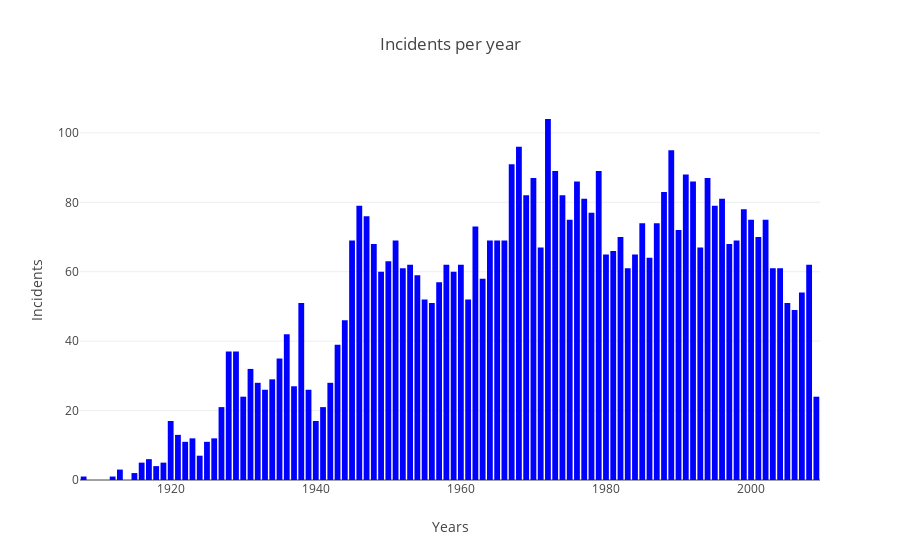
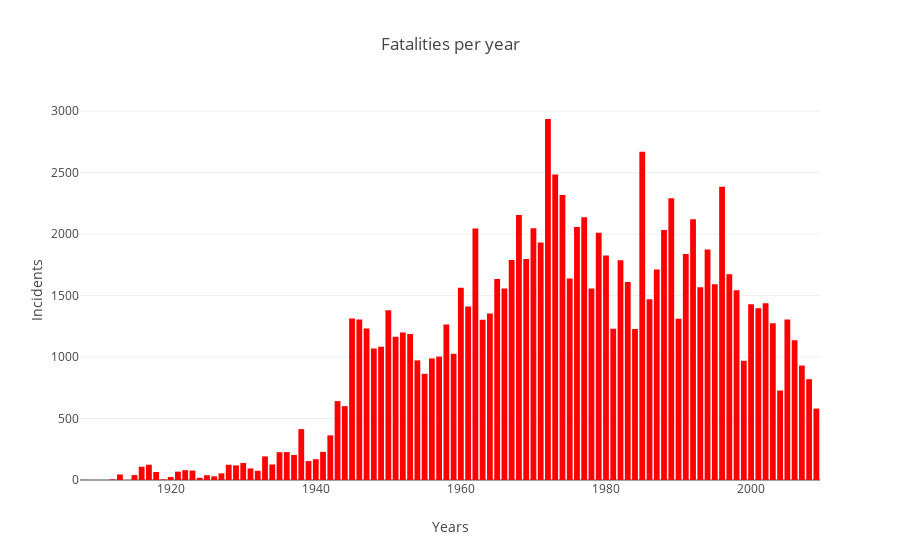

Source (notebook cell) for these figures, in order:
### Markdown cell above
### Incidents and Fatalities per year

Questi due primi grafici offrono una panoramica generale sugli incidenti aerei occorsi dal 1908 al 2009.

Nello specifico, il primo grafico mostra il numero di incidenti per ogni anno mentre il secondo il numero di vittime.

### Code cell
#Numero di incidenti per anno dal 1908 al 2009 e valutazione, in base al loro numero, della "bontà" dell'anno

df3 = pd.read_csv('Airplane_Crashes_and_Fatalities_Since_1908.csv') #import dataset


#stimo degli intervalli per modificare il colore
bins = [0, 500, 1000, 1500, 2500]

#trasformo la data contenuta come stringa nel dataset in formato data 
df3['Date'] = pd.to_datetime(df3['Date'])
#a questo punto ricavo solo l'anno
df3['Year'] = df3['Date'].map(lambda x:x.year)


#Function to draw charts
def drawNumberIncidentsOrFatalities(operation):
    #raggruppo il dataset per anno, in modo da poter verificare la somma di tutti gli incidenti in un anno
    title = ''
    colo = ''
    if(operation == 'incidents'):
        crash_per_year = df3.groupby([df3['Year']])['Fatalities'].count()
        title = 'Incidents per year'
        color = 'blue'
    elif(operation == 'fatalities'):
        crash_per_year = df3.groupby([df3['Year']])['Fatalities'].sum()
        title = 'Fatalities per year'
        color = 'red'

    #ricavo un array di anni, dalla tabella di anni-incidenti che ho ottenuto sopra
    crashes = crash_per_year.values
    years = crash_per_year.index

    
    trace = go.Bar(x = years, 
              y = crashes, marker=dict(
              color = color))    

    layout = go.Layout(
        title=title,
        xaxis=dict(title="Years"),
        yaxis =dict(title="Incidents", automargin=True))
    
    data=[trace]

    fig = go.Figure(data, layout)
    py.iplot(fig)


drawNumberIncidentsOrFatalities('incidents')
drawNumberIncidentsOrFatalities('fatalities')

### Figure 1 — Plotly figure (JSON) as saved in the notebook; plotly's stock layout.template omitted (floating-point values rounded to 4 significant figures)
{"data": [{"marker": {"color": "blue"}, "type": "bar", "uid": "1f1a6e64-fed2-11e8-843d-1002b5e0c242", "x": [1908, 1912, 1913, 1915, 1916, 1917, 1918, 1919, 1920, 1921, 1922, 1923, 1924, 1925, 1926, 1927, 1928, 1929, 1930, 1931, 1932, 1933, 1934, 1935, 1936, 1937, 1938, 1939, 1940, 1941, 1942, 1943, 1944, 1945, 1946, 1947, 1948, 1949, 1950, 1951, 1952, 1953, 1954, 1955, 1956, 1957, 1958, 1959, 1960, 1961, 1962, 1963, 1964, 1965, 1966, 1967, 1968, 1969, 1970, 1971, 1972, 1973, 1974, 1975, 1976, 1977, 1978, 1979, 1980, 1981, 1982, 1983, 1984, 1985, 1986, 1987, 1988, 1989, 1990, 1991, 1992, 1993, 1994, 1995, 1996, 1997, 1998, 1999, 2000, 2001, 2002, 2003, 2004, 2005, 2006, 2007, 2008, 2009], "y": [1, 1, 3, 2, 5, 6, 4, 5, 17, 13, 11, 12, 7, 11, 12, 21, 37, 37, 24, 32, 28, 26, 29, 35, 42, 27, 51, 26, 17, 21, 28, 39, 46, 69, 79, 76, 68, 60, 63, 69, 61, 62, 59, 52, 51, 57, 62, 60, 62, 52, 73, 58, 69, 69, 69, 91, 96, 82, 87, 67, 104, 89, 82, 75, 86, 81, 77, 89, 65, 66, 70, 61, 65, 74, 64, 74, 83, 95, 72, 88, 86, 67, 87, 79, 81, 68, 69, 78, 75, 70, 75, 61, 61, 51, 49, 54, 62, 24]}], "layout": {"title": "Incidents per year", "xaxis": {"title": "Years"}, "yaxis": {"automargin": true, "title": "Incidents"}}}

### Figure 2 — Plotly figure (JSON) as saved in the notebook; plotly's stock layout.template omitted (floating-point values rounded to 4 significant figures)
{"data": [{"marker": {"color": "red"}, "type": "bar", "uid": "1f2ca60c-fed2-11e8-95b5-1002b5e0c242", "x": [1908, 1912, 1913, 1915, 1916, 1917, 1918, 1919, 1920, 1921, 1922, 1923, 1924, 1925, 1926, 1927, 1928, 1929, 1930, 1931, 1932, 1933, 1934, 1935, 1936, 1937, 1938, 1939, 1940, 1941, 1942, 1943, 1944, 1945, 1946, 1947, 1948, 1949, 1950, 1951, 1952, 1953, 1954, 1955, 1956, 1957, 1958, 1959, 1960, 1961, 1962, 1963, 1964, 1965, 1966, 1967, 1968, 1969, 1970, 1971, 1972, 1973, 1974, 1975, 1976, 1977, 1978, 1979, 1980, 1981, 1982, 1983, 1984, 1985, 1986, 1987, 1988, 1989, 1990, 1991, 1992, 1993, 1994, 1995, 1996, 1997, 1998, 1999, 2000, 2001, 2002, 2003, 2004, 2005, 2006, 2007, 2008, 2009], "y": [1, 5, 45, 40, 108, 124, 65, 5, 24, 68, 80, 77, 18, 39, 30, 54, 124, 119, 138, 94, 75, 192, 126, 226, 227, 203, 414, 154, 169, 229, 363, 642, 601, 1314, 1306, 1233, 1069, 1085, 1382, 1166, 1200, 1188, 973, 864, 989, 1004, 1266, 1027, 1565, 1411, 2047, 1303, 1354, 1636, 1559, 1789, 2156, 1799, 2049, 1932, 2937, 2485, 2318, 1639, 2059, 2138, 1558, 2011, 1827, 1230, 1787, 1611, 1228, 2670, 1471, 1713, 2034, 2293, 1312, 1839, 2122, 1568, 1876, 1593, 2386, 1673, 1544, 970, 1429, 1398, 1437, 1276, 728, 1306, 1136, 931, 820, 581]}], "layout": {"title": "Fatalities per year", "xaxis": {"title": "Years"}, "yaxis": {"automargin": true, "title": "Incidents"}}}
